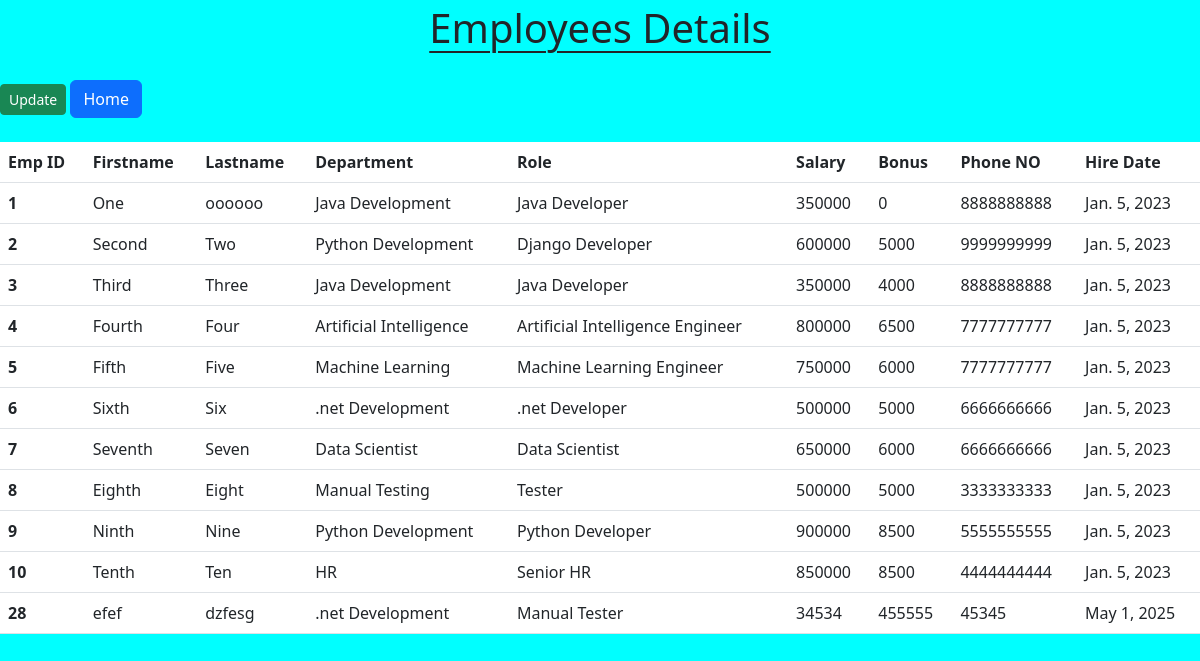
Before: /all-emp with the older database file.
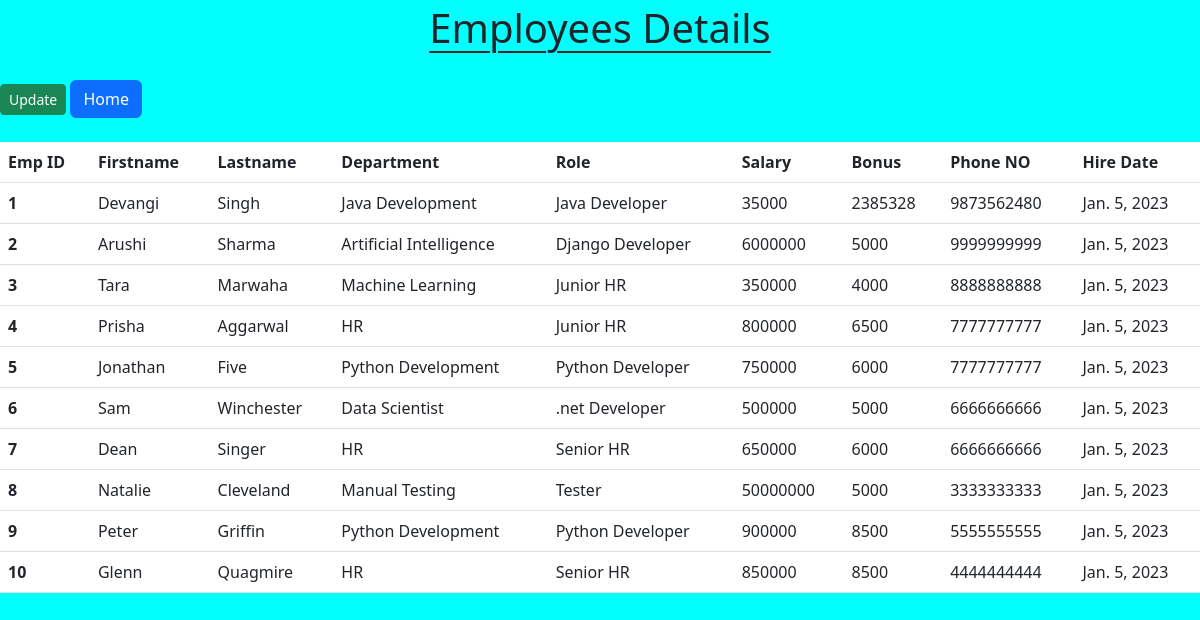
After: the same page with the newer database file.
### emp_app/models.py (models this page shows, shortened)
class Employee(models.Model):
    emp_id = models.AutoField(primary_key=True)
    first_name = models.CharField(max_length=50, null=False)
    last_name = models.CharField(max_length=50)
    dept = models.ForeignKey(Department, on_delete=models.CASCADE)
    salary = models.IntegerField(default=0)
    bonus = models.IntegerField(default=0)
    role = models.ForeignKey(Role, on_delete=models.CASCADE)
    phone_num = models.IntegerField(default=0)
    hire_date = models.DateField()

class Department(models.Model):
    name = models.CharField(max_length=50, null=False)
    location = models.CharField(max_length=100)

class Role(models.Model):
    name = models.CharField(max_length=50, null=False)

### emp_app/views.py (the view)
# urls.py: path('all-emp', views.allEmp, name='all-emp'),
def allEmp(request):
    emps = Employee.objects.all()
    context = {
        'emps' : emps
    }
    return render(request, 'all_emp.html', context)

### emp_app/templates/all_emp.html (shortened to what this page needs)
<!doctype html>
<html lang="en">
  <head>
    <link href="https://cdn.jsdelivr.net/npm/bootstrap@5.3.0-alpha1/dist/css/bootstrap.min.css" rel="stylesheet">
  </head>
  <body>
    <h1 class="text-center AED my-1">Employees Details</h1>
    <br>
    <a href="/emp/update-emp/{{e.id}}" class="btn btn-success btn-sm">Update</a>
    <a href="{% url 'index' %}" class="btn btn-primary">Home</a>
    <table class="table my-4">
      <thead>
        <tr>
          <th scope="col">Emp ID</th>
            <th scope="col">Firstname</th>
            <th scope="col">Lastname</th>
            <th scope="col">Department</th>
            <th scope="col">Role</th>
            <th scope="col">Salary</th>
            <th scope="col">Bonus</th>
            <th scope="col">Phone NO</th>
            <th scope="col">Hire Date</th>
          </tr>
        </thead>
        <tbody>
          {% for emp in emps %}
          <tr>
            <th scope="row">{{emp.emp_id}}</th>
            <td>{{emp.first_name}}</td>
            <td>{{emp.last_name}}</td>
            <td>{{emp.dept.name}}</td>
            <td>{{emp.role.name}}</td>
            <td>{{emp.salary}}</td>
            <td>{{emp.bonus}}</td>
            <td>{{emp.phone_num}}</td>
            <td>{{emp.hire_date}}</td>
          </tr>
          {% endfor %}
        </tbody>
      </table>
  </body>
</html>

### emp_app/templates/all_emp.html (style rules this page uses)
body { background-color: aqua; }
.AED { text-decoration: underline; text-underline-offset: 0.5rem; text-decoration-thickness: 0.15rem; }

Changed rows visible on the page:
removed Employee: emp_id "28", first_name "efef", last_name "dzfesg", dept.name ".net Development", role.name "Manual Tester", salary "34534", bonus "455555", phone_num "45345", hire_date "May 1, 2025"
changed Employee "Java Development": first_name "One" → "Devangi"; last_name "oooooo" → "Singh"; salary "350000" → "35000"; bonus "0" → "2385328"; phone_num "8888888888" → "9873562480"
changed Employee "Django Developer": first_name "Second" → "Arushi"; last_name "Two" → "Sharma"; dept.name "Python Development" → "Artificial Intelligence"; salary "600000" → "6000000"
changed Employee id 3: first_name "Third" → "Tara"; last_name "Three" → "Marwaha"; dept.name "Java Development" → "Machine Learning"; role.name "Java Developer" → "Junior HR"
changed Employee id 4: first_name "Fourth" → "Prisha"; last_name "Four" → "Aggarwal"; dept.name "Artificial Intelligence" → "HR"; role.name "Artificial Intelligence Engineer" → "Junior HR"
changed Employee "Five": first_name "Fifth" → "Jonathan"; dept.name "Machine Learning" → "Python Development"; role.name "Machine Learning Engineer" → "Python Developer"
changed Employee ".net Developer": first_name "Sixth" → "Sam"; last_name "Six" → "Winchester"; dept.name ".net Development" → "Data Scientist"
changed Employee id 7: first_name "Seventh" → "Dean"; last_name "Seven" → "Singer"; dept.name "Data Scientist" → "HR"; role.name "Data Scientist" → "Senior HR"
changed Employee "Manual Testing": first_name "Eighth" → "Natalie"; last_name "Eight" → "Cleveland"; salary "500000" → "50000000"
changed Employee id 9: first_name "Ninth" → "Peter"; last_name "Nine" → "Griffin"
changed Employee id 10: first_name "Tenth" → "Glenn"; last_name "Ten" → "Quagmire"
